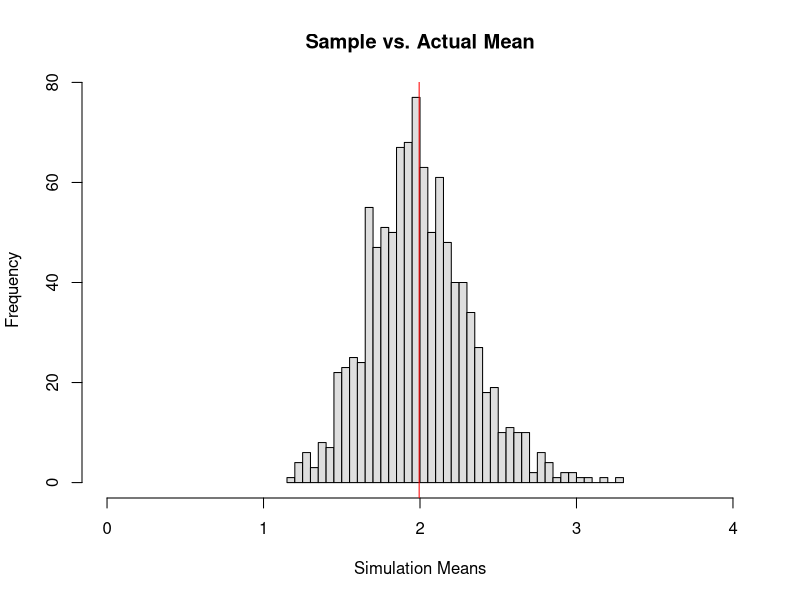
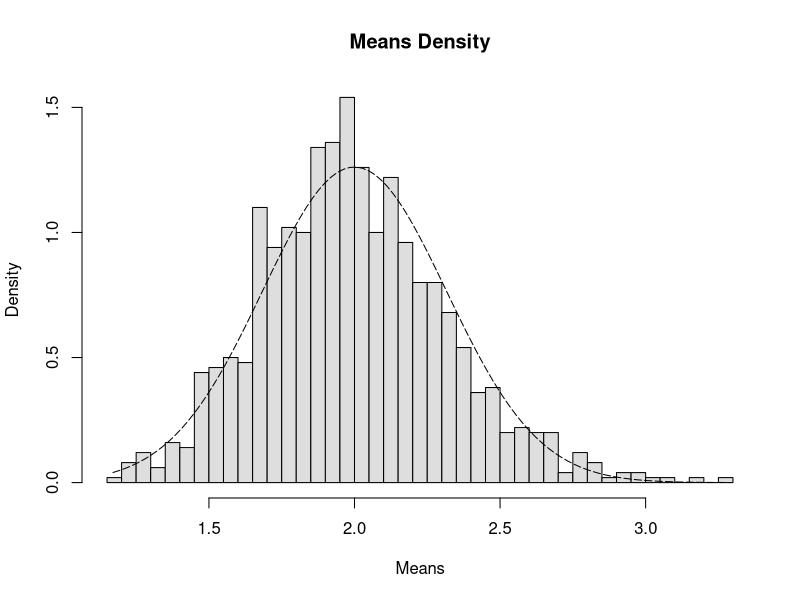
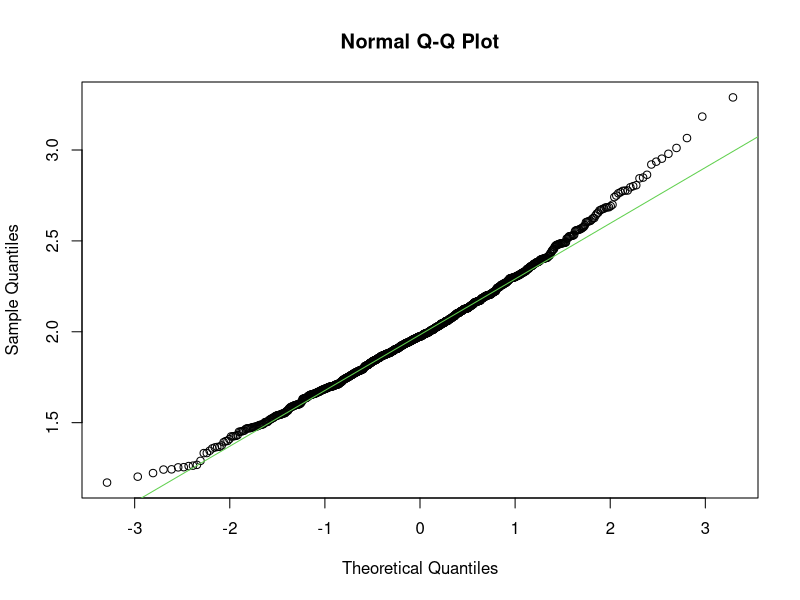

Source code (R) for these figures, in order:
## ---- chunk 1
knitr::opts_chunk$set(echo = TRUE)
## ---- chunk 2
# assign simulation parameters
set.seed(42)
lam = .5
n <- 40
simulations <- 1000

# run
exp_means <- NULL
for (i in 1:simulations) {
  exp_means <- c(exp_means, mean(rexp(n, lam)))
}
## ---- chunk 3
# Plot the results of the experiment
hist(exp_means
     , col="gray87"
     , main="Sample vs. Actual Mean"
     , xlim = c(0, 4)
     , breaks = 40
     , xlab = "Simulation Means")
abline(v = mean(exp_means), lwd = "1", col = "red")
## ---- chunk 4
var(exp_means)
## ---- chunk 5
# Sampled means vs theoretical normal distribution visualized
x_points <- seq(min(exp_means), max(exp_means), length=100)
y_points <- dnorm(x_points, mean=1/lam, sd=(1/lam/sqrt(n)))
hist(exp_means, breaks = n,prob = TRUE,col = "gray87",xlab = "Means",main = "Means Density", ylab = "Density")
lines(x_points, y_points, pch=24, col="black", lty=5)
## ---- chunk 6
# distribution quantiles compared - sampled exponential means vs normal
qqnorm(exp_means); qqline(exp_means, col = 3)
